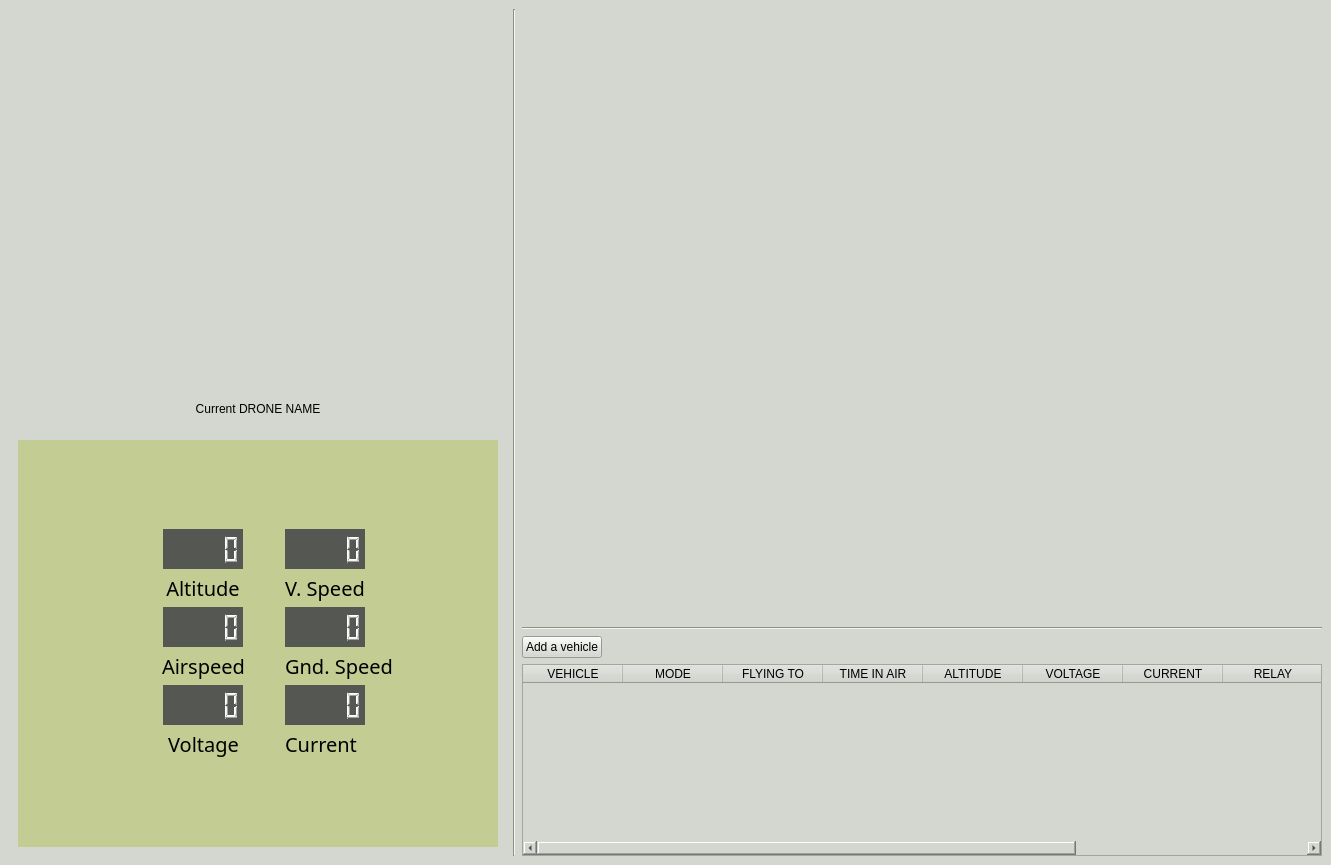
<?xml version="1.0" encoding="UTF-8"?>
<ui version="4.0">
 <class>MainWindow_main</class>
 <widget class="QMainWindow" name="MainWindow_main">
  <property name="geometry">
   <rect>
    <x>0</x>
    <y>0</y>
    <width>1285</width>
    <height>865</height>
   </rect>
  </property>
  <property name="sizePolicy">
   <sizepolicy hsizetype="Expanding" vsizetype="Expanding">
    <horstretch>0</horstretch>
    <verstretch>0</verstretch>
   </sizepolicy>
  </property>
  <property name="maximumSize">
   <size>
    <width>16777215</width>
    <height>16777215</height>
   </size>
  </property>
  <property name="font">
   <font>
    <pointsize>14</pointsize>
    <weight>50</weight>
    <bold>false</bold>
    <underline>false</underline>
   </font>
  </property>
  <property name="windowTitle">
   <string>MainWindow</string>
  </property>
  <property name="styleSheet">
   <string notr="true">background-color: rgb(211, 215, 207);</string>
  </property>
  <property name="tabShape">
   <enum>QTabWidget::Rounded</enum>
  </property>
  <widget class="QWidget" name="widget_main">
   <property name="sizePolicy">
    <sizepolicy hsizetype="Expanding" vsizetype="Expanding">
     <horstretch>0</horstretch>
     <verstretch>0</verstretch>
    </sizepolicy>
   </property>
   <property name="toolTip">
    <string>&lt;html&gt;&lt;head/&gt;&lt;body&gt;&lt;p align=&quot;center&quot;&gt;&lt;br/&gt;&lt;/p&gt;&lt;/body&gt;&lt;/html&gt;</string>
   </property>
   <property name="layoutDirection">
    <enum>Qt::LeftToRight</enum>
   </property>
   <property name="autoFillBackground">
    <bool>false</bool>
   </property>
   <layout class="QHBoxLayout" name="horizontalLayout_2" stretch="0,0,0">
    <item>
     <widget class="QWidget" name="verticalWidget" native="true">
      <property name="maximumSize">
       <size>
        <width>450</width>
        <height>16777215</height>
       </size>
      </property>
      <layout class="QVBoxLayout" name="verticalLayout">
       <property name="sizeConstraint">
        <enum>QLayout::SetMaximumSize</enum>
       </property>
       <item>
        <widget class="pyG5AIWidget" name="widget_hud" native="true">
         <property name="sizePolicy">
          <sizepolicy hsizetype="Fixed" vsizetype="Fixed">
           <horstretch>0</horstretch>
           <verstretch>0</verstretch>
          </sizepolicy>
         </property>
         <property name="minimumSize">
          <size>
           <width>480</width>
           <height>360</height>
          </size>
         </property>
         <property name="maximumSize">
          <size>
           <width>480</width>
           <height>360</height>
          </size>
         </property>
        </widget>
       </item>
       <item>
        <widget class="QLabel" name="label_seluav">
         <property name="maximumSize">
          <size>
           <width>16777215</width>
           <height>50</height>
          </size>
         </property>
         <property name="styleSheet">
          <string notr="true">background-color: rgba(0,0,0,0);
color: rgb(0, 0, 0);
font: 75 20pt &quot;URW Bookman L&quot;;</string>
         </property>
         <property name="text">
          <string>Current DRONE NAME</string>
         </property>
         <property name="alignment">
          <set>Qt::AlignCenter</set>
         </property>
        </widget>
       </item>
       <item>
        <widget class="QWidget" name="formLayout_3" native="true">
         <property name="maximumSize">
          <size>
           <width>16777215</width>
           <height>16777215</height>
          </size>
         </property>
         <property name="styleSheet">
          <string notr="true">background-color: rgb(195, 204, 147);</string>
         </property>
         <layout class="QFormLayout" name="formLayout_info">
          <property name="sizeConstraint">
           <enum>QLayout::SetDefaultConstraint</enum>
          </property>
          <property name="fieldGrowthPolicy">
           <enum>QFormLayout::ExpandingFieldsGrow</enum>
          </property>
          <property name="rowWrapPolicy">
           <enum>QFormLayout::WrapLongRows</enum>
          </property>
          <property name="labelAlignment">
           <set>Qt::AlignCenter</set>
          </property>
          <property name="formAlignment">
           <set>Qt::AlignCenter</set>
          </property>
          <property name="horizontalSpacing">
           <number>40</number>
          </property>
          <property name="verticalSpacing">
           <number>5</number>
          </property>
          <property name="margin">
           <number>5</number>
          </property>
          <item row="3" column="0">
           <widget class="QLCDNumber" name="lcdNumber_altitude">
            <property name="minimumSize">
             <size>
              <width>80</width>
              <height>40</height>
             </size>
            </property>
            <property name="font">
             <font>
              <family>Ubuntu Condensed</family>
              <pointsize>11</pointsize>
              <weight>9</weight>
              <italic>false</italic>
              <bold>false</bold>
             </font>
            </property>
            <property name="layoutDirection">
             <enum>Qt::LeftToRight</enum>
            </property>
            <property name="styleSheet">
             <string notr="true">color: rgb(243, 243, 243);
font: 75 11pt &quot;Ubuntu Condensed&quot;;
background-color: rgb(85, 87, 83);</string>
            </property>
            <property name="frameShape">
             <enum>QFrame::NoFrame</enum>
            </property>
            <property name="frameShadow">
             <enum>QFrame::Sunken</enum>
            </property>
           </widget>
          </item>
          <item row="3" column="1">
           <widget class="QLCDNumber" name="lcdNumber_vspeed">
            <property name="minimumSize">
             <size>
              <width>80</width>
              <height>40</height>
             </size>
            </property>
            <property name="font">
             <font>
              <family>Ubuntu Condensed</family>
              <pointsize>11</pointsize>
              <weight>9</weight>
              <italic>false</italic>
              <bold>false</bold>
             </font>
            </property>
            <property name="layoutDirection">
             <enum>Qt::LeftToRight</enum>
            </property>
            <property name="styleSheet">
             <string notr="true">color: rgb(243, 243, 243);
font: 75 11pt &quot;Ubuntu Condensed&quot;;
background-color: rgb(85, 87, 83);</string>
            </property>
            <property name="frameShape">
             <enum>QFrame::NoFrame</enum>
            </property>
            <property name="frameShadow">
             <enum>QFrame::Sunken</enum>
            </property>
           </widget>
          </item>
          <item row="4" column="0">
           <widget class="QLabel" name="label_altitude">
            <property name="sizePolicy">
             <sizepolicy hsizetype="Preferred" vsizetype="Preferred">
              <horstretch>0</horstretch>
              <verstretch>0</verstretch>
             </sizepolicy>
            </property>
            <property name="font">
             <font>
              <family>Waree</family>
              <pointsize>15</pointsize>
              <weight>9</weight>
              <italic>false</italic>
              <bold>false</bold>
             </font>
            </property>
            <property name="statusTip">
             <string extracomment="Altitude in metres"/>
            </property>
            <property name="styleSheet">
             <string notr="true">background-color: rgba(0,0,0,0);
font: 75 15pt &quot;Waree&quot;;
color: rgb(0, 0, 0);
</string>
            </property>
            <property name="frameShape">
             <enum>QFrame::NoFrame</enum>
            </property>
            <property name="text">
             <string>Altitude</string>
            </property>
            <property name="alignment">
             <set>Qt::AlignCenter</set>
            </property>
           </widget>
          </item>
          <item row="4" column="1">
           <widget class="QLabel" name="label_vspeed">
            <property name="sizePolicy">
             <sizepolicy hsizetype="Preferred" vsizetype="Preferred">
              <horstretch>0</horstretch>
              <verstretch>0</verstretch>
             </sizepolicy>
            </property>
            <property name="font">
             <font>
              <family>Waree</family>
              <pointsize>15</pointsize>
              <weight>9</weight>
              <italic>false</italic>
              <bold>false</bold>
             </font>
            </property>
            <property name="statusTip">
             <string extracomment="Altitude in metres"/>
            </property>
            <property name="styleSheet">
             <string notr="true">background-color: rgba(0,0,0,0);
font: 75 15pt &quot;Waree&quot;;
color: rgb(0, 0, 0);
</string>
            </property>
            <property name="frameShape">
             <enum>QFrame::NoFrame</enum>
            </property>
            <property name="text">
             <string>V. Speed</string>
            </property>
            <property name="alignment">
             <set>Qt::AlignCenter</set>
            </property>
           </widget>
          </item>
          <item row="5" column="0">
           <widget class="QLCDNumber" name="lcdNumber_airspeed">
            <property name="minimumSize">
             <size>
              <width>80</width>
              <height>40</height>
             </size>
            </property>
            <property name="font">
             <font>
              <family>Ubuntu Condensed</family>
              <pointsize>11</pointsize>
              <weight>9</weight>
              <italic>false</italic>
              <bold>false</bold>
             </font>
            </property>
            <property name="layoutDirection">
             <enum>Qt::LeftToRight</enum>
            </property>
            <property name="styleSheet">
             <string notr="true">color: rgb(243, 243, 243);
font: 75 11pt &quot;Ubuntu Condensed&quot;;
background-color: rgb(85, 87, 83);</string>
            </property>
            <property name="frameShape">
             <enum>QFrame::NoFrame</enum>
            </property>
            <property name="frameShadow">
             <enum>QFrame::Sunken</enum>
            </property>
           </widget>
          </item>
          <item row="5" column="1">
           <widget class="QLCDNumber" name="lcdNumber_gndspeed">
            <property name="minimumSize">
             <size>
              <width>80</width>
              <height>40</height>
             </size>
            </property>
            <property name="font">
             <font>
              <family>Ubuntu Condensed</family>
              <pointsize>11</pointsize>
              <weight>9</weight>
              <italic>false</italic>
              <bold>false</bold>
             </font>
            </property>
            <property name="layoutDirection">
             <enum>Qt::LeftToRight</enum>
            </property>
            <property name="styleSheet">
             <string notr="true">color: rgb(243, 243, 243);
font: 75 11pt &quot;Ubuntu Condensed&quot;;
background-color: rgb(85, 87, 83);</string>
            </property>
            <property name="frameShape">
             <enum>QFrame::NoFrame</enum>
            </property>
            <property name="frameShadow">
             <enum>QFrame::Sunken</enum>
            </property>
           </widget>
          </item>
          <item row="6" column="0">
           <widget class="QLabel" name="label_airspeed">
            <property name="sizePolicy">
             <sizepolicy hsizetype="Preferred" vsizetype="Preferred">
              <horstretch>0</horstretch>
              <verstretch>0</verstretch>
             </sizepolicy>
            </property>
            <property name="font">
             <font>
              <family>Waree</family>
              <pointsize>15</pointsize>
              <weight>9</weight>
              <italic>false</italic>
              <bold>false</bold>
             </font>
            </property>
            <property name="statusTip">
             <string extracomment="Altitude in metres"/>
            </property>
            <property name="styleSheet">
             <string notr="true">background-color: rgba(0,0,0,0);
font: 75 15pt &quot;Waree&quot;;
color: rgb(0, 0, 0);
</string>
            </property>
            <property name="frameShape">
             <enum>QFrame::NoFrame</enum>
            </property>
            <property name="text">
             <string>Airspeed</string>
            </property>
            <property name="alignment">
             <set>Qt::AlignCenter</set>
            </property>
           </widget>
          </item>
          <item row="6" column="1">
           <widget class="QLabel" name="label_gndspeed">
            <property name="sizePolicy">
             <sizepolicy hsizetype="Preferred" vsizetype="Preferred">
              <horstretch>0</horstretch>
              <verstretch>0</verstretch>
             </sizepolicy>
            </property>
            <property name="font">
             <font>
              <family>Waree</family>
              <pointsize>15</pointsize>
              <weight>9</weight>
              <italic>false</italic>
              <bold>false</bold>
             </font>
            </property>
            <property name="statusTip">
             <string extracomment="Altitude in metres"/>
            </property>
            <property name="styleSheet">
             <string notr="true">background-color: rgba(0,0,0,0);
font: 75 15pt &quot;Waree&quot;;
color: rgb(0, 0, 0);
</string>
            </property>
            <property name="frameShape">
             <enum>QFrame::NoFrame</enum>
            </property>
            <property name="text">
             <string>Gnd. Speed</string>
            </property>
            <property name="alignment">
             <set>Qt::AlignCenter</set>
            </property>
           </widget>
          </item>
          <item row="7" column="0">
           <widget class="QLCDNumber" name="lcdNumber_voltage">
            <property name="minimumSize">
             <size>
              <width>80</width>
              <height>40</height>
             </size>
            </property>
            <property name="font">
             <font>
              <family>Ubuntu Condensed</family>
              <pointsize>11</pointsize>
              <weight>9</weight>
              <italic>false</italic>
              <bold>false</bold>
             </font>
            </property>
            <property name="layoutDirection">
             <enum>Qt::LeftToRight</enum>
            </property>
            <property name="styleSheet">
             <string notr="true">color: rgb(243, 243, 243);
font: 75 11pt &quot;Ubuntu Condensed&quot;;
background-color: rgb(85, 87, 83);</string>
            </property>
            <property name="frameShape">
             <enum>QFrame::NoFrame</enum>
            </property>
            <property name="frameShadow">
             <enum>QFrame::Sunken</enum>
            </property>
           </widget>
          </item>
          <item row="7" column="1">
           <widget class="QLCDNumber" name="lcdNumber_current">
            <property name="minimumSize">
             <size>
              <width>80</width>
              <height>40</height>
             </size>
            </property>
            <property name="font">
             <font>
              <family>Ubuntu Condensed</family>
              <pointsize>11</pointsize>
              <weight>9</weight>
              <italic>false</italic>
              <bold>false</bold>
             </font>
            </property>
            <property name="layoutDirection">
             <enum>Qt::LeftToRight</enum>
            </property>
            <property name="styleSheet">
             <string notr="true">color: rgb(243, 243, 243);
font: 75 11pt &quot;Ubuntu Condensed&quot;;
background-color: rgb(85, 87, 83);</string>
            </property>
            <property name="frameShape">
             <enum>QFrame::NoFrame</enum>
            </property>
            <property name="frameShadow">
             <enum>QFrame::Sunken</enum>
            </property>
           </widget>
          </item>
          <item row="8" column="0">
           <widget class="QLabel" name="label_voltage">
            <property name="sizePolicy">
             <sizepolicy hsizetype="Preferred" vsizetype="Preferred">
              <horstretch>0</horstretch>
              <verstretch>0</verstretch>
             </sizepolicy>
            </property>
            <property name="font">
             <font>
              <family>Waree</family>
              <pointsize>15</pointsize>
              <weight>9</weight>
              <italic>false</italic>
              <bold>false</bold>
             </font>
            </property>
            <property name="statusTip">
             <string extracomment="Altitude in metres"/>
            </property>
            <property name="styleSheet">
             <string notr="true">background-color: rgba(0,0,0,0);
font: 75 15pt &quot;Waree&quot;;
color: rgb(0, 0, 0);
</string>
            </property>
            <property name="frameShape">
             <enum>QFrame::NoFrame</enum>
            </property>
            <property name="text">
             <string>Voltage</string>
            </property>
            <property name="alignment">
             <set>Qt::AlignCenter</set>
            </property>
           </widget>
          </item>
          <item row="8" column="1">
           <widget class="QLabel" name="label_current">
            <property name="sizePolicy">
             <sizepolicy hsizetype="Preferred" vsizetype="Preferred">
              <horstretch>0</horstretch>
              <verstretch>0</verstretch>
             </sizepolicy>
            </property>
            <property name="font">
             <font>
              <family>Waree</family>
              <pointsize>15</pointsize>
              <weight>9</weight>
              <italic>false</italic>
              <bold>false</bold>
             </font>
            </property>
            <property name="statusTip">
             <string extracomment="Altitude in metres"/>
            </property>
            <property name="styleSheet">
             <string notr="true">background-color: rgba(0,0,0,0);
font: 75 15pt &quot;Waree&quot;;
color: rgb(0, 0, 0);
</string>
            </property>
            <property name="frameShape">
             <enum>QFrame::NoFrame</enum>
            </property>
            <property name="text">
             <string>Current</string>
            </property>
            <property name="alignment">
             <set>Qt::AlignCenter</set>
            </property>
           </widget>
          </item>
         </layout>
        </widget>
       </item>
      </layout>
     </widget>
    </item>
    <item>
     <widget class="Line" name="line_2">
      <property name="orientation">
       <enum>Qt::Vertical</enum>
      </property>
     </widget>
    </item>
    <item>
     <layout class="QVBoxLayout" name="verticalLayout_2" stretch="1,0,0,0">
      <item>
       <widget class="MapWidget" name="widget_map" native="true"/>
      </item>
      <item>
       <widget class="Line" name="line">
        <property name="orientation">
         <enum>Qt::Horizontal</enum>
        </property>
       </widget>
      </item>
      <item>
       <layout class="QHBoxLayout" name="horizontalLayout">
        <item>
         <widget class="QPushButton" name="pushButton_addrow">
          <property name="text">
           <string>Add a vehicle</string>
          </property>
         </widget>
        </item>
        <item>
         <spacer name="horizontalSpacer">
          <property name="font">
           <font>
            <kerning>true</kerning>
           </font>
          </property>
          <property name="orientation">
           <enum>Qt::Horizontal</enum>
          </property>
          <property name="sizeHint" stdset="0">
           <size>
            <width>40</width>
            <height>20</height>
           </size>
          </property>
         </spacer>
        </item>
       </layout>
      </item>
      <item>
       <widget class="QTableWidget" name="tableWidget">
        <property name="minimumSize">
         <size>
          <width>800</width>
          <height>100</height>
         </size>
        </property>
        <property name="maximumSize">
         <size>
          <width>16777215</width>
          <height>200</height>
         </size>
        </property>
        <property name="font">
         <font>
          <kerning>true</kerning>
         </font>
        </property>
        <property name="frameShape">
         <enum>QFrame::StyledPanel</enum>
        </property>
        <property name="horizontalScrollBarPolicy">
         <enum>Qt::ScrollBarAsNeeded</enum>
        </property>
        <property name="sortingEnabled">
         <bool>true</bool>
        </property>
        <property name="cornerButtonEnabled">
         <bool>true</bool>
        </property>
        <column>
         <property name="text">
          <string>VEHICLE</string>
         </property>
        </column>
        <column>
         <property name="text">
          <string>MODE</string>
         </property>
        </column>
        <column>
         <property name="text">
          <string>FLYING TO</string>
         </property>
        </column>
        <column>
         <property name="text">
          <string>TIME IN AIR</string>
         </property>
        </column>
        <column>
         <property name="text">
          <string>ALTITUDE</string>
         </property>
        </column>
        <column>
         <property name="text">
          <string>VOLTAGE</string>
         </property>
        </column>
        <column>
         <property name="text">
          <string>CURRENT</string>
         </property>
        </column>
        <column>
         <property name="text">
          <string>RELAY</string>
         </property>
        </column>
        <column>
         <property name="text">
          <string>ENGINE</string>
         </property>
        </column>
        <column>
         <property name="text">
          <string>DISCONNECT</string>
         </property>
        </column>
       </widget>
      </item>
     </layout>
    </item>
   </layout>
  </widget>
 </widget>
 <customwidgets>
  <customwidget>
   <class>MapWidget</class>
   <extends>QWidget</extends>
   <header>map_widget.h</header>
   <container>1</container>
  </customwidget>
  <customwidget>
   <class>pyG5AIWidget</class>
   <extends>QWidget</extends>
   <header>pyG5.h</header>
   <container>1</container>
  </customwidget>
 </customwidgets>
 <resources/>
 <connections/>
</ui>
